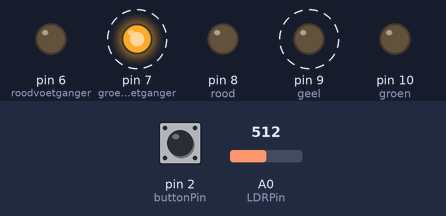
Simulated run of this sketch. Board: Arduino Uno, built with avr-gcc and run on an emulated ATmega328P. On the bench: output pins drawn as LEDs (lit = HIGH). Dashed ring = blinking. The test bench sets the inputs (shaded band); at power-on: A0 (LDRPin) = 512, pin 2 (buttonPin) LOW. What the sketch prints to the serial monitor is not drawn.

Above: at 1.2 s.
1.3 s: A0 (LDRPin) set to 781
4.8 s: A0 (LDRPin) set to 811
At 4.9 s:
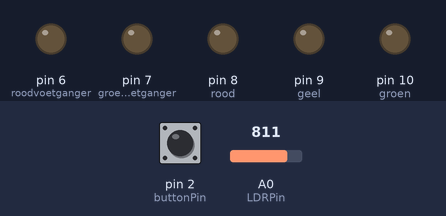
At 5.8 s:
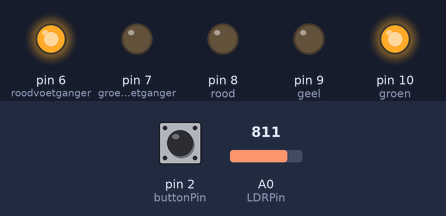
6.5 s: pin 2 (buttonPin) pulled HIGH for 0.6 s
At 6.9 s:
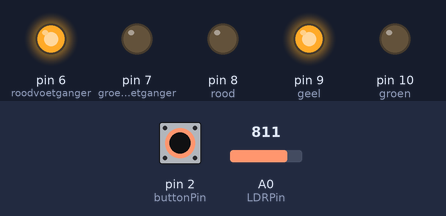
15.3 s: A0 (LDRPin) set to 810
Timing chart, 0 to 18.3 s (numbered marks = the images above; inputs shaded):
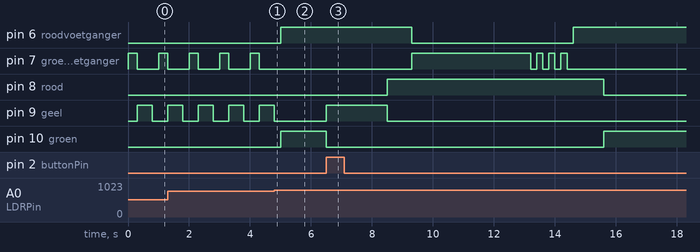

The sketch:

stoplichtdagnachtbutton.ino
```cpp
int rood = 8;
int geel = 9;
int groen = 10;
int roodvoetganger = 6;
int groenvoetganger = 7;
const int buttonPin = 2;
int buttonPushCounter = 0;   // counter for the number of button presses
int buttonState = 0;         // current state of the button
int lastButtonState = 0;     // previous state of the button
const int LDRPin = A0;
int LDRValue = 0;

void setup(){
pinMode(buttonPin, INPUT);
pinMode(rood,OUTPUT);
pinMode(geel,OUTPUT);
pinMode(groen,OUTPUT);
pinMode(roodvoetganger,OUTPUT);
pinMode(groenvoetganger,OUTPUT);
Serial.begin(9600);
digitalWrite(groen, HIGH);
digitalWrite(roodvoetganger, HIGH);
LDRValue = analogRead(LDRPin);
Serial.print(LDRValue);
}

void loop(){
// read the pushbutton input pin:
  buttonState = digitalRead(buttonPin);
  LDRValue = analogRead(LDRPin);

  if(LDRValue < 800){
    digitalWrite(groen, LOW);
    digitalWrite(roodvoetganger, LOW);
    digitalWrite(groenvoetganger,HIGH);
    digitalWrite(geel, LOW);
    delay(300);
    digitalWrite(groenvoetganger,LOW);
    digitalWrite(geel, HIGH);
    delay(500);
    digitalWrite(geel, LOW);
    delay(200);
    LDRValue= analogRead(LDRPin);
  }else{
    digitalWrite(geel, LOW);
    digitalWrite(groen, HIGH);
    digitalWrite(roodvoetganger, HIGH);
  }

  // compare the buttonState to its previous state
  if (buttonState != lastButtonState) {

    // if the state has changed, increment the counter
    if (buttonState == HIGH) {
      // if the current state is HIGH then the button went from off to on:
      buttonPushCounter++;
      changeLights();
      Serial.println("on");
      Serial.print("number of button pushes: ");
      Serial.println(buttonPushCounter);
      } else {
      // if the current state is LOW then the button went from on to off:
      Serial.println("off");
    }

    // Delay a little bit to avoid bouncing
    delay(50);
  }
  // save the current state as the last state, for next time through the loop
  lastButtonState = buttonState;


}


void changeLights(){

/* *** auto geel *** */
digitalWrite(geel,HIGH);
digitalWrite(groen,LOW);
delay(2000);

/* *** auto rood *** */
digitalWrite(rood,HIGH);
digitalWrite(geel,LOW);
digitalWrite(roodvoetganger,HIGH);
digitalWrite(groenvoetganger,LOW);
delay(800);

/* *** voetganger groen  *** */
digitalWrite(roodvoetganger,LOW);
digitalWrite(groenvoetganger,HIGH);
delay(3700);                                   // 3700 + 300 = 4000
/* *** voetganger knippert *** */
for (int teller=1;teller<=4;teller=teller+1){
  digitalWrite(groenvoetganger,HIGH);
  delay(200);
  digitalWrite(groenvoetganger,LOW);
  delay(200);
}
/* *** voetganger rood *** */
digitalWrite(roodvoetganger,HIGH);
delay(1000);
/* *** auto groen *** */
digitalWrite(rood,LOW);
digitalWrite(groen,HIGH);
delay(2000);        // edit: deze delay mag weg maar kan ook blijven staan om er voor te zorgen dat auto minstens 4 seconde groen blijft als voetganger te snel op knop drukt nadat voetganger rood wordt.
}
```

Measured:
- the behaviour switches between 799 and 800 on A0 (LDRPin) (found by bisection; images 0 and 1)
- after the input at 4.8 s, pin 6 (roodvoetganger), pin 10 (groen): LOW → HIGH after 0.20 s; pin 7 (groenvoetganger): stops changing and stays LOW; pin 9 (geel): goes on until 4.8 s, then stays LOW
- after the input at 6.5 s, pin 6 (roodvoetganger): HIGH → LOW after 2.8 s, → HIGH 5.3 s later; pin 7 (groenvoetganger): LOW → HIGH after 2.8 s, then repeats every 0.40 s: LOW 0.20 s, HIGH 0.20 s, until it stays LOW from 14.4 s; pin 8 (rood): LOW → HIGH after 2.0 s; pin 9 (geel): LOW → HIGH at once, → LOW 2.0 s later; pin 10 (groen): HIGH → LOW at once
- by itself, pin 7 (groenvoetganger): alternates HIGH for 0.30 s and LOW for 0.70 s
- by itself, pin 9 (geel): alternates HIGH for 0.50 s and LOW for 0.50 s
